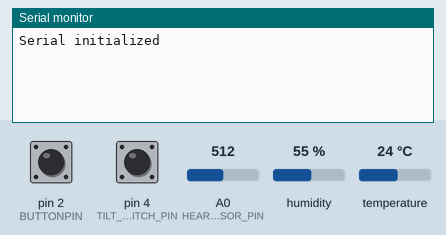
The sketch below on a simulated Arduino Uno, built with avr-gcc and run on an emulated ATmega328P. On the bench: the last lines printed to the serial monitor. The inputs (shaded band) are chosen by the test bench; at power-on: humidity 55 %, A0 (HEARTBEAT_SENSOR_PIN) = 512, pin 2 (BUTTONPIN) LOW, temperature 24 °C, pin 4 (TILT_SWITCH_PIN) HIGH.

Above: at 1.2 s.
1.3 s: humidity set to 22 %
At 4.0 s:
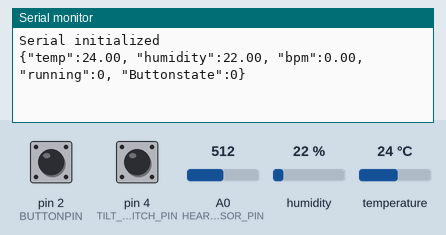
4.3 s: A0 (HEARTBEAT_SENSOR_PIN) set to 716
5.8 s: pin 2 (BUTTONPIN) pulled HIGH for 1 s
At 6.5 s:
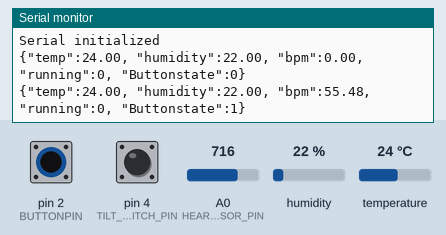
8.3 s: temperature set to 12 °C
At 9.6 s:
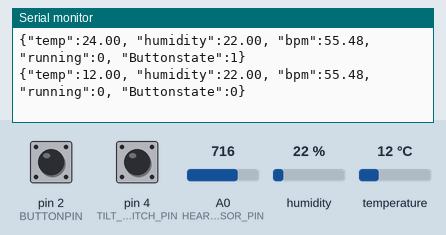
9.8 s: A0 (HEARTBEAT_SENSOR_PIN) set to 900
11.3 s: pin 2 (BUTTONPIN) pulled HIGH for 1 s
At 12.6 s:
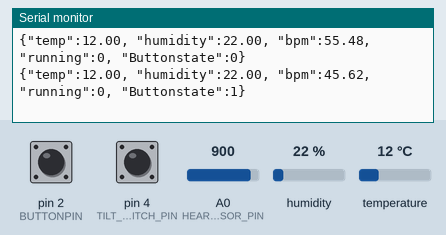
Timing chart, 0 to 14.3 s (numbered marks = the images above; inputs shaded):
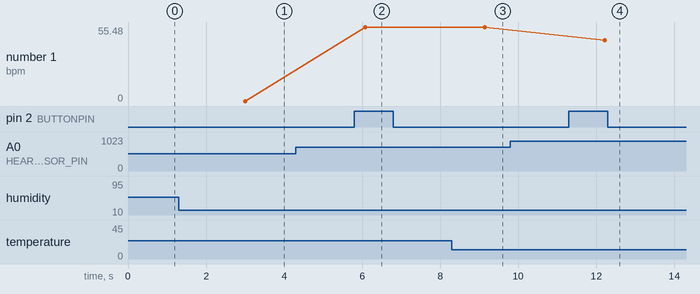

The sketch:

sensor_gathering.ino
```cpp
#include <dht.h>  // DHTLib by Rob Tillaart

// ===============================
// PIN DEFINITIONS
// ===============================
#define TEMP_N_HUMIDITY_SENSEOR_PIN 3
#define TILT_SWITCH_PIN 4
#define HEARTBEAT_SENSOR_PIN 0
#define BUTTONPIN 2


// ===============================
// CONSTANTS
// ===============================
#define SENSOR_READ_INTERVAL_MS 50
#define TILT_COUNT_WINDOW_MS 3000
#define IS_RUNNING_TILT_COUNT_THRESHOLD 10

// ===============================
// GLOBAL OBJECTS & VARIABLES
// ===============================
dht DHT;

int tiltChangeCount = 0;
int lastTiltState;
int isRunning = 0;
unsigned long windowStartTime = 0;

float temp;
float humidity;
int buttonstate = 0;
// --- HEARTBEAT VARIABLES ---
#define samp_siz 4
#define rise_threshold 4

float reads[samp_siz];
float sum = 0;
long ptr = 0;

float last_avg = 0;
float before = 0;

bool rising = false;
int rise_count = 0;

float first = 800, second = 800, third = 800;
long last_beat = 0;

float heartbeatBpm = 0;

void setup() {
  pinMode(HEARTBEAT_SENSOR_PIN, INPUT);
  pinMode(TEMP_N_HUMIDITY_SENSEOR_PIN, INPUT);
  pinMode(TILT_SWITCH_PIN, INPUT_PULLUP);
  pinMode(BUTTONPIN,INPUT);
  lastTiltState = digitalRead(TILT_SWITCH_PIN);

  for (int i = 0; i < samp_siz; i++) reads[i] = 0;

  Serial.begin(9600);
  while (!Serial) {}

  Serial.println("Serial initialized");
  last_beat = millis();
}

void loop() {

  // ==========================================================
  // 1) READ DHT11 SENSOR
  // ==========================================================
  int chk = DHT.read11(TEMP_N_HUMIDITY_SENSEOR_PIN);
  buttonstate = digitalRead(BUTTONPIN);
  if (chk == 0) {
    temp = DHT.temperature;
    humidity = DHT.humidity;
  }

  // ==========================================================
  // 2) HEARTBEAT DETECTION (runs every loop)
  // ==========================================================
  float reader = 0;
  int n = 0;
  long start = millis();
  long now;

  // 20 ms averaging (removes 50/60Hz noise)
  do {
    reader += analogRead(HEARTBEAT_SENSOR_PIN);
    n++;
    now = millis();
  } while (now < start + 20);

  reader /= n;

  // Moving average of last 4 samples
  sum -= reads[ptr];
  sum += reader;
  reads[ptr] = reader;
  ptr = (ptr + 1) % samp_siz;

  float avg = sum / samp_siz;

  // --- Detect rising slope ---
  if (avg > before) {
    rise_count++;

    if (!rising && rise_count > rise_threshold) {
      rising = true;

      // Calculate time between beats
      long beatInterval = millis() - last_beat;
      last_beat = millis();

      // shift values
      third = second;
      second = first;
      first = beatInterval;

      // Weighted BPM average
      heartbeatBpm = 60000.0 / (0.4 * first + 0.3 * second + 0.3 * third);
      heartbeatBpm += 30;
    }
  } else {
    // Reset rise detection
    rise_count = 0;
    rising = false;
  }

  before = avg;

  // ==========================================================
  // 3) TILT SWITCH RUNNING DETECTION
  // ==========================================================
  int currentTiltState = digitalRead(TILT_SWITCH_PIN);

  if (currentTiltState != lastTiltState) {
    tiltChangeCount++;
    lastTiltState = currentTiltState;
  }

  unsigned long currentTime = millis();

  if (currentTime - windowStartTime >= TILT_COUNT_WINDOW_MS) {
    isRunning = tiltChangeCount >= IS_RUNNING_TILT_COUNT_THRESHOLD;
    tiltChangeCount = 0;
    windowStartTime = currentTime;

    sendSensorResults();
  }

  delay(SENSOR_READ_INTERVAL_MS);
}

void sendSensorResults() {
  Serial.print("{\"temp\":");
  Serial.print(temp);
  Serial.print(", \"humidity\":");
  Serial.print(humidity);
  Serial.print(", \"bpm\":");
  Serial.print(heartbeatBpm);
  Serial.print(", \"running\":");
  Serial.print(isRunning);
  Serial.print(", \"Buttonstate\":");
  Serial.print(buttonstate);
  Serial.println("}");
}
```

Measured:
- after the input at 1.3 s, the serial monitor: prints a new line after 1.7 s (image 1)
- after the input at 5.8 s, the serial monitor: prints a new line after 0.28 s (image 2)
- after the input at 8.3 s, the serial monitor: prints a new line after 0.85 s (image 3)
- after the input at 11.3 s, the serial monitor: prints a new line after 0.92 s (image 4)
